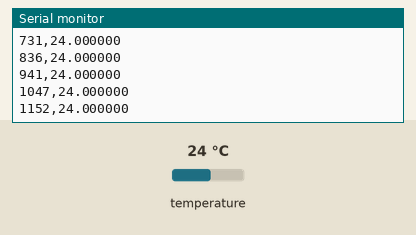
Simulated run of this sketch. Board: Arduino Nano 33 BLE. On the bench: the last lines printed to the serial monitor. The inputs (shaded band) are chosen by the test bench; at power-on: temperature 24 °C.

Above: at 1.2 s.
1.3 s: temperature set to 12 °C
At 1.37 s:
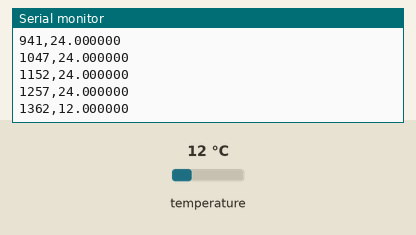
2.8 s: temperature set to 19 °C
At 2.84 s:
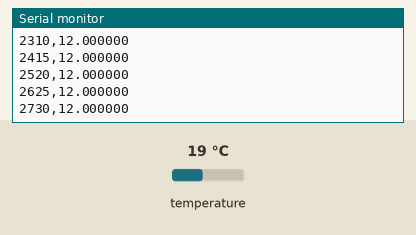
Timing chart, 0 to 5.8 s (numbered marks = the images above; inputs shaded):
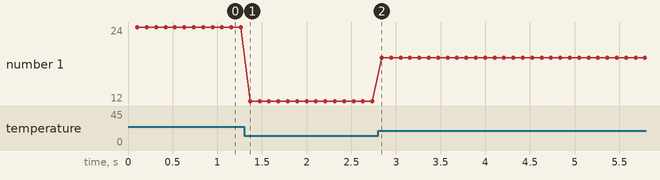

Measured:
- after the input at 1.3 s, the serial monitor: prints a new line after 0.07 s (image 1)
- plotted number 1: 24 → 12 after the input at 1.3 s

The sketch:

tarefa6.ino
```cpp
/*
 * seriArduino
 *
 * Versão: 2.0
 *
 * Fisica Aplicada a Computacao - Engenharia Informatica
 * Departamento de Matematica e Ciencias Fisicas
 *
 * Ano lectivo 2021-22
 *
 * Nuno Pereira | nuno.pereira@ipbeja.pt
 *
 * Hardware: Arduino nano 33 BLE SENSE
 *
 * Descricao: comunica com PC via Serial Port
 *            dados lidos pelo pySeriArduino_v5
 *
 * Recursos: -
 *
 * CC-BY-SA 4.0
 */
#include <Arduino_HTS221.h>
//#define PLOTTER

// prototypes
void writeData(void);

// global variables
int long to;
int long dt = 100; // sampling interval (ms)
int n_samples = 100;
float pi = acos(-1.);
float T = .5; // period (s)
float w = 2.*pi/T; // angular velocity (rad/s)
float A = 2.; // amplitude
char strBuffer[30];

// initialization
void setup() {
  Serial.begin(115200);
  while(!Serial);
  if (!HTS.begin()) {
    Serial.println("Failed to initialize humidity temperature sensor!");
    while (1);
  }
}

// main loop
void loop() {
  writeData();
  Serial.println("end");
}

// functions
void writeData()
{

  to = millis();
  for (byte k = 0; k < n_samples; k++)
  {
    delay(100);
    int long t = millis() - to;
    float x = HTS.readTemperature();

    sprintf(strBuffer,"%d,%.6f", t, x);
    Serial.println(strBuffer);

  }
}
```
